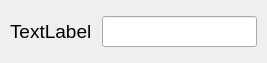
<?xml version="1.0" encoding="UTF-8"?>
<ui version="4.0">
 <class>TopicViewer</class>
 <widget class="QWidget" name="TopicViewer">
  <property name="geometry">
   <rect>
    <x>0</x>
    <y>0</y>
    <width>267</width>
    <height>63</height>
   </rect>
  </property>

  <property name="windowTitle">
   <string>TopicViewer</string>
  </property>

    <layout class="QHBoxLayout" name="horizontalLayout" stretch="0,0">
     <property name="spacing">
      <number>10</number>
     </property>
     <property name="sizeConstraint">
      <enum>QLayout::SetDefaultConstraint</enum>
     </property>
     <property name="leftMargin">
      <number>10</number>
     </property>
     <property name="rightMargin">
      <number>10</number>
     </property>
     <item>
      <widget class="QLabel" name="topicLabel">
       <property name="font">
        <font>
         <pointsize>14</pointsize>
        </font>
       </property>
       <property name="text">
        <string>TextLabel</string>
       </property>
      </widget>
     </item>
     <item>
      <widget class="QLineEdit" name="topicDataLine">
       <property name="font">
        <font>
         <pointsize>14</pointsize>
        </font>
       </property>
      </widget>
     </item>
    </layout>

 </widget>
 <layoutdefault spacing="6" margin="11"/>
 <resources/>
 <connections/>
</ui>
